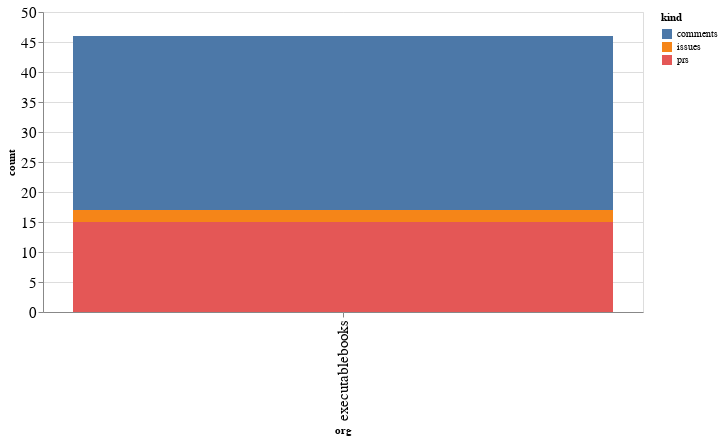

Here is the notebook cell this chart was saved with:
### Code cell
alt.Chart(org_summaries, width=600).mark_bar().encode(
    x='org',
    y='count',
    color='kind',
    tooltip="org"
)

### Figure 1 — Vega-Lite specification as saved in the notebook (floating-point values rounded to 4 significant figures)
{"config": {"axisLeft": {"labelFontSize": 15}, "axisBottom": {"labelFontSize": 15}}, "data": {"name": "data-bdf5dd522e0d553cd4c5d39dc244c813"}, "mark": "bar", "encoding": {"color": {"type": "nominal", "field": "kind"}, "tooltip": {"type": "nominal", "field": "org"}, "x": {"type": "nominal", "field": "org"}, "y": {"type": "quantitative", "field": "count"}}, "width": 600, "$schema": "https://vega.github.io/schema/vega-lite/v4.8.1.json", "datasets": {"data-bdf5dd522e0d553cd4c5d39dc244c813": [{"org": "executablebooks", "kind": "comments", "count": 29}, {"org": "executablebooks", "kind": "issues", "count": 2}, {"org": "executablebooks", "kind": "prs", "count": 15}]}}
